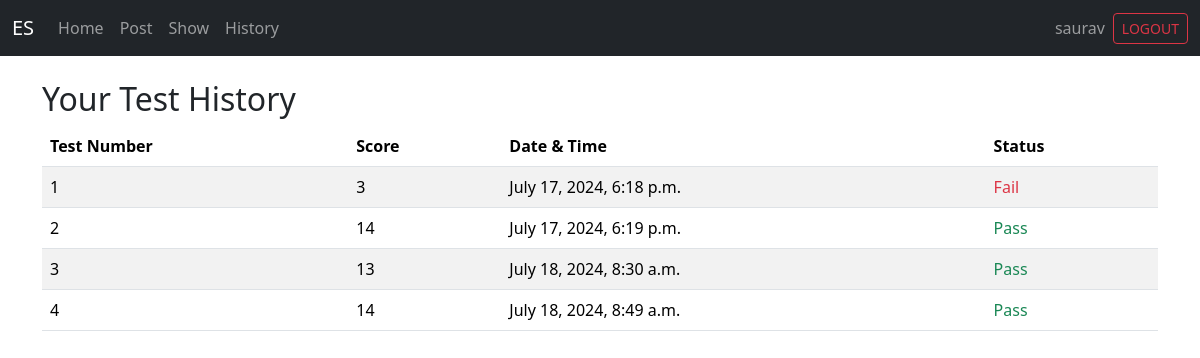
Before: /history/ (signed in) with the older database file.
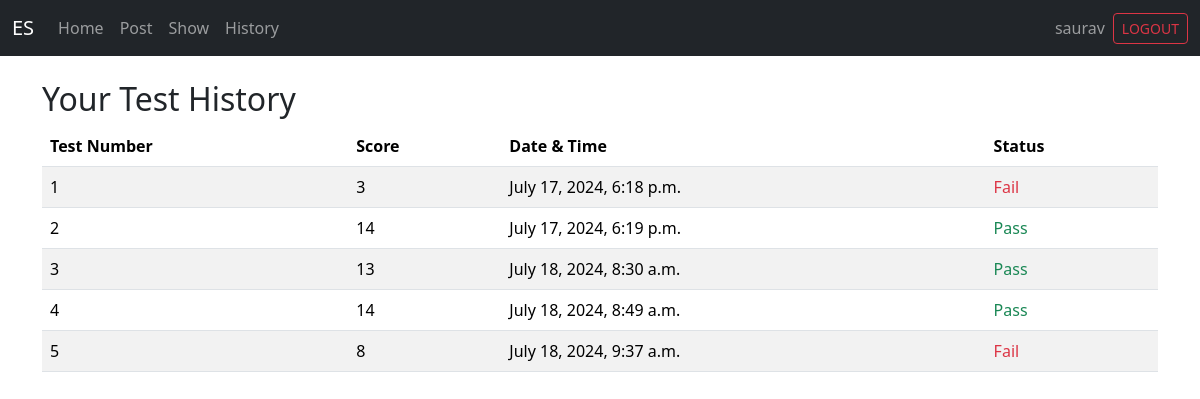
After: the same page with the newer database file.
### base/models.py (models this page shows)
class UserScore(models.Model):
    name = models.ForeignKey(User, on_delete=models.SET_NULL, null=True)
    score = models.IntegerField(default=0)
    testCount = models.IntegerField(default=1)
    test_date = models.DateTimeField(auto_now_add=True)

### base/views.py (the view)
# urls.py: path('history/',views.history, name="history"),
def history(request):
    if (request.user.is_authenticated):
        records = UserScore.objects.filter(name = request.user)
        loggedIn = 1
    else:
        loggedIn = 0
        records = [] # necessary to provide in context
    context = {'records' : records, 'loggedIn': loggedIn}
    return render(request,'history.html', context)

### templates/history.html (shortened to what this page needs)
{% extends "main.html" %}
{% block content %}
<div class="container mt-4">
    <h2>Your Test History</h2>
    <div class="row">
        <div class="col">
            <div class="table-responsive">
                <table class="table table-striped">
                    {% if loggedIn %}
                        {% if records|length > 0 %}
                            <thead>
                                <tr>
                                    <th>Test Number</th>
                                    <th>Score</th>
                                    <th>Date & Time</th>
                                    <th>Status</th>
                                </tr>
                            </thead>
                            <tbody>
                                {% for record in records %}
                                    <tr>
                                        <td>{{ record.testCount }}</td>
                                        <td>{{ record.score }}</td>
                                        <td>{{ record.test_date }}</td>
                                        <td>
                                            {% if record.score > 12 %}
                                                <span class="text-success">Pass</span>
                                            {% else %}
                                                <span class="text-danger">Fail</span>
                                            {% endif %}
                                        </td>
                                    </tr>
                                {% endfor %}
                            </tbody>
                        {% else %}
                            <tr>
                                <td colspan="4" class="text-center">No records found.</td>
                            </tr>
                        {% endif %}
                    {% else %}
                        <tr>
                            <td colspan="4" class="text-center">
                                Please <a href="{% url 'login' %}">login</a> first to view your test history.
                            </td>
                        </tr>
                    {% endif %}
                </table>
            </div>
        </div>
    </div>
</div>
{% endblock content %}

Changed rows visible on the page:
added UserScore: testCount "5", score "8", test_date "July 18, 2024, 9:37 a.m.", shows "Fail"
